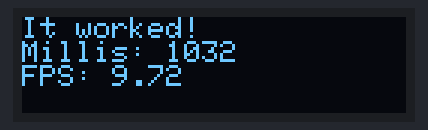
Simulated run of this sketch. Board: Arduino Uno, built with avr-gcc and run on an emulated ATmega328P. Shown: 128×32 one-colour display.

Above: at 1.2 s.
At 6.26 s:
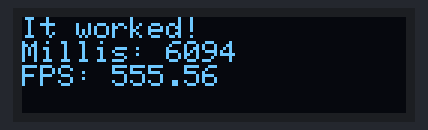
At 11.26 s:
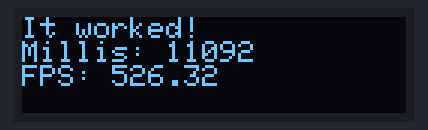
At 20.61 s:
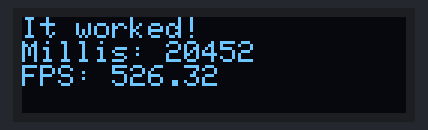
At 30.23 s:
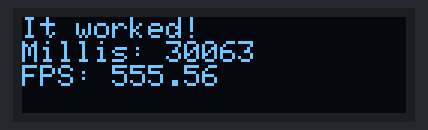
At 39.84 s:
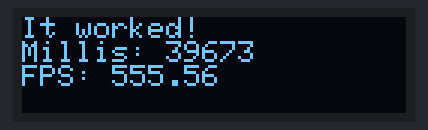

The sketch:

oled_7_pin_demo.ino
```cpp
/**
 * Example showing how to use and display a 7 pin monochrome OLED display in I2C mode, such as the one linked below:
 *  IZOKEE 0.96'' I2C IIC SPI Serial 12864 128X64 Pixel OLED LCD Display https://www.amazon.com/gp/product/B076PP6WMW/
 *
 * Documentation for this board is non-existent.  From the factory it is configured to communicate through 4-wire SPI.
 * Through trial and error I determined that one must do the following to get the adafruit OLED library to work with it:
 * - On the back of the board, desolder the surface mount resistor R4 and move it to position R3
 * - On the back of the board, bridge resistor R6 (eg with a blob of solder)
 * - Change "Adafruit_SSD1306.h" at the top to "#define SSD1306_128_64" instead of "#define SSD1306_128_32"
 * - Wire up the pins as follows:
 *   +----------+-----------------------------------+
 *   | OLED Pin | Microconroller Pin                |
 *   +----------+-----------------------------------+
 *   | GND      |  Ground                           |
 *   | VCC      |  3.3v (or 5v if you logic is 5v)  |
 *   | D0       |  SCL                              |
 *   | D1       |  SDA                              |
 *   | RES      |  Any digital out pin (eg 19)      |
 *   | DC       |  Ground                           |
 *   | CS       |  Ground                           |
 *   +----------+-----------------------------------+
 */
#include <Adafruit_SSD1306.h>

// Change this to whatever pin you wired RES to.
#define OLED_RESET 19
Adafruit_SSD1306 display(OLED_RESET);

void setup()   {
  // The reset pin needs to be low during boot, otherwise the display
  // doesn't work until you reset the device without a power cycle.
  pinMode(OLED_RESET, OUTPUT);
  digitalWrite(OLED_RESET, LOW);

  // Not sure how long you actually need to wait but 1000ms worked for me and 100ms didn't
  delay(1000);

  // Start the display.  Its I2C address is 0x3C, which I suspect can be changed by pulling DC or CS high but I didn't experiment.
  display.begin(SSD1306_SWITCHCAPVCC, 0x3C);
  display.setTextSize(1);
  display.setTextColor(WHITE);

  Serial.begin(115200);
}

unsigned long frames[10] = {0};
int position = 0;
void loop() {
  frames[(++position)%10] = millis();
  // Print some text that will change on each loop.
  display.setCursor(0,0);
  display.clearDisplay();
  display.println("It worked! ");
  display.print("Millis: ");
  display.println(millis());
  display.print("FPS: ");
  display.println(10.0/((frames[position%10] - frames[(position+9)%10])/1000.0));
  display.display();
  delay(1);
}
```
